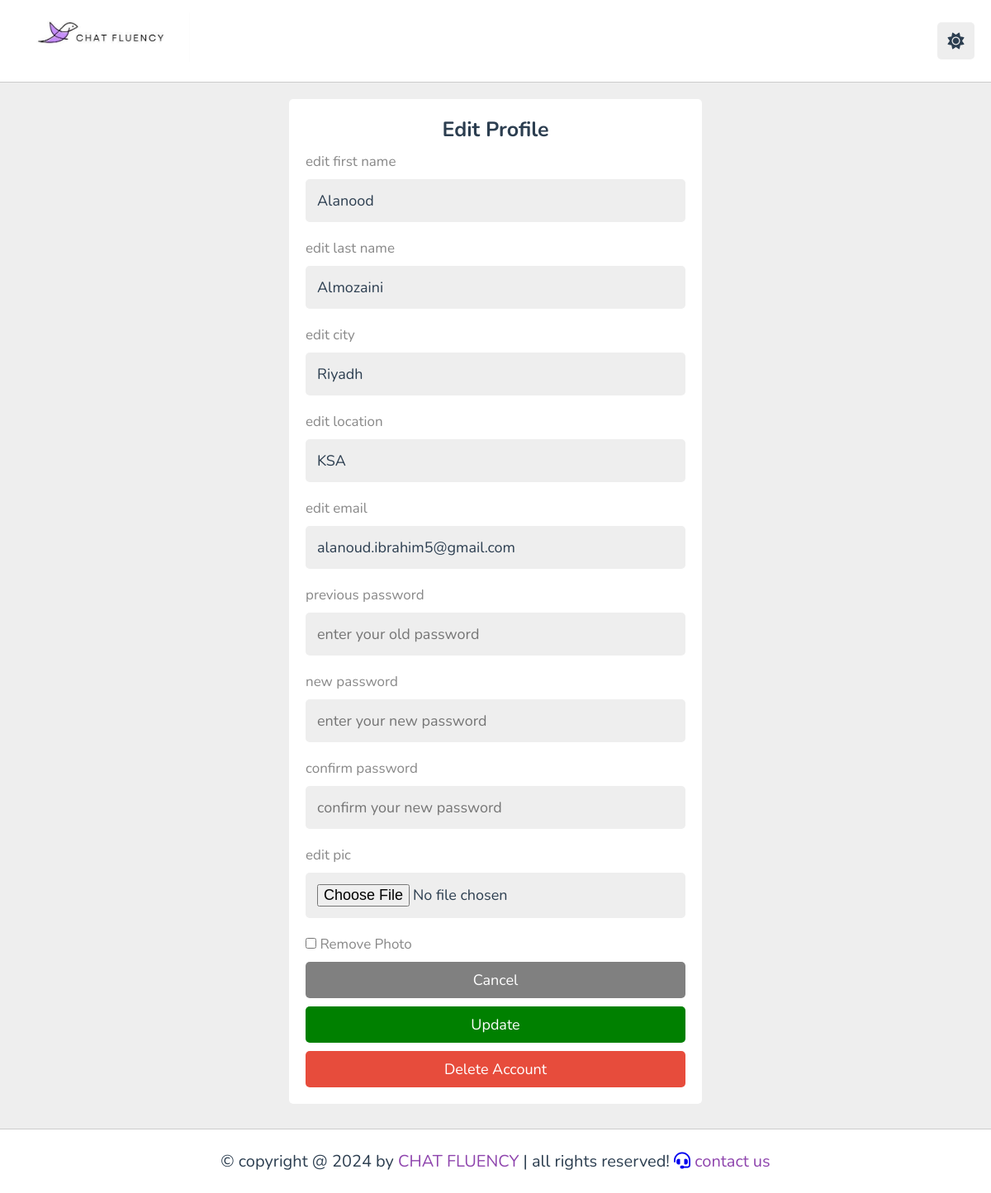
The page /updateLearner.php (signed in) on the database its author committed.
### tables this page shows
CREATE TABLE `languagelearners` (
  `LearnerID` int(11) NOT NULL,
  `FirstName` varchar(15) NOT NULL,
  `LastName` varchar(15) NOT NULL,
  `Email` varchar(30) NOT NULL,
  `Password` varchar(50) NOT NULL,
  `Photo` varchar(255) DEFAULT NULL,
  `City` varchar(20) DEFAULT NULL,
  `Location` varchar(100) DEFAULT NULL,
  `User_Role` enum('learner','partner') NOT NULL DEFAULT 'learner'
);

### connect.php (called while the page is built, shortened)
<?php
class Connect {
    private $servername = "localhost";
    private $username = "root";
    private $password = "";
    private $dbname = "chatfluency";
    public function __construct() {
        $this->conn = mysqli_connect($this->servername, $this->username, $this->password, $this->dbname);
    }
}
?>

### updateLearner.php (the view, shortened to what this page needs)
<?php
include 'connect.php';
$connection = new connect();
if(isset($_COOKIE['user_id'])){
   $user_id = $_COOKIE['user_id'];
}else{
   $user_id = '';
  header('location:login.php');
}
$select_user = $connection->conn->prepare("SELECT * FROM languagelearners WHERE LearnerID = ? LIMIT 1");
$select_user->bind_param("i", $user_id);
$select_user->execute();
$fetch_user = $select_user->get_result()->fetch_assoc();
?>
<!DOCTYPE html>
<html lang="en">
<head>
   <link rel="stylesheet" href="https://cdnjs.cloudflare.com/ajax/libs/font-awesome/6.1.2/css/all.min.css">
   <link rel="stylesheet" href="style.css">
</head>
<body>
   <header class="header">
      <div class="flex">
         <a href="profileLearner.html" class="logo"> <img src = "images/logo.jpg" width="210" height="60" alt="logo"></a>
         <div class="icons">
            <div id="toggle-btn" class="fas fa-sun"></div>
         </div>
      </div>
   </header>
<section class="form-container">
   <form id= profile-form method="post" enctype="multipart/form-data">
      <h3>Edit profile</h3>
      <p>edit first name</p>
      <input id= "first-name-input" type="text"name="FirstName" value="<?= $fetch_user['FirstName']; ?>" placeholder="Enter your first name" maxlength="50" class="box">
      <p>edit last name</p>
      <input id="last-name-input" type="text" name="LastName" placeholder="Enter your last name" value="<?= $fetch_user['LastName']; ?>" maxlength="50" class="box">
      <p>edit city</p>
      <input id="city-input" type="text"name="City" placeholder="Enter your city" value="<?= $fetch_user['City']; ?>" maxlength="50" class="box">
      <p>edit location</p>
      <input id="location-input" type="text" name="Location" placeholder="Enter your location" value="<?= $fetch_user['Location']; ?>" maxlength="50" class="box">
      <p>edit email</p>
      <input id="email-input" type=email name="Email" placeholder="Enter your email" value="<?= $fetch_user['Email']; ?>" maxlength="50" class="box">
      <p>previous password</p>
      <input id="old-pass-input"  name="old_pass" placeholder="enter your old password" maxlength="20" class="box">
      <p>new password</p>
      <input id="new-pass-input" type="password" name="new_pass" placeholder="enter your new password" maxlength="20" class="box">
      <p>confirm password</p>
      <input id="confirm-pass-input" type="password" name="cpass" placeholder="confirm your new password" maxlength="20" class="box">
      <p>edit pic</p>
      <input id="pic-input" value="<?= $fetch_user['Photo']; ?>" name="Photo" type="file" accept="image/*" class="box">
      <p>
    <input id="remove-photo" type="checkbox" name="remove_photo">
    <label for="remove-photo">Remove Photo</label>
    </p>
      <input  type="submit" id="cancel-btn" value="cancel" name="cancel" class="option-btn">
      <input type="submit" id="update-btn" value="update" name="submit" class="btn">
      <input type="submit" id="delete-btn" onclick="ConfirmDelete()" value="delete account" name="deleteacc" class="delete-btn">
   </form>
</section>
<footer class="footer">
   &copy; copyright @ 2024 by <span>CHAT FLUENCY</span> | all rights reserved!
   <a href="contact_learner.php"><i class="fas fa-headset"></i><span> contact us</span></a>
</footer>
</body>
</html>

### style.css (style rules this page uses)
:root { --main-color:#8e44ad; --red:#e74c3c; --orange:#f39c12; --light-color:#888; --light-bg:#eee; --black:#2c3e50; --white:#fff; --border:.1rem solid rgba(0,0,0,.2); }
* { font-family: 'Nunito', sans-serif; margin:0; padding:0; box-sizing: border-box; outline: none; border:none; text-decoration: none; }
html { font-size: 62.5%; overflow-x: hidden; }
body { background-color: var(--light-bg); padding-left: 30rem; }
section { padding:2rem; margin: 0 auto; max-width: 1200px; }
.inline-btn, .inline-option-btn, .inline-delete-btn, .btn, .delete-btn, .option-btn { border-radius: .5rem; color:#fff; font-size: 1.8rem; cursor: pointer; text-transform: capitalize; padding:1rem 3rem; text-align: center; margin-top: 1rem; }
.btn, .delete-btn, .option-btn { display: block; width: 100%; }
.btn, .inline-btn { background-color: var(--main-color); }
.option-btn, .inline-option-btn { background-color:var(--orange); }
.delete-btn, .inline-delete-btn { background-color: var(--red); }
.header { position: sticky; top:0; left:0; right: 0; background-color: var(--white); z-index: 1000; border-bottom: var(--border); }
.header .flex { display: flex; align-items: center; justify-content: space-between; position: relative; padding: 1.5rem 2rem; }
.header .flex .logo { font-size: 2.5rem; color: var(--black); }
.header .flex .icons div { font-size: 2rem; color:var(--black); background-color: var(--light-bg); border-radius: .5rem; height: 4.5rem; width: 4.5rem; line-height: 4.5rem; cursor: pointer; text-align: center; margin-left: .7rem; }
.form-container { min-height: calc(100vh - 20rem); display: flex; align-items: center; justify-content: center; }
.form-container form { background-color: var(--white); border-radius: .5rem; padding: 2rem; width: 50rem; }
.form-container form h3 { font-size: 2.5rem; text-transform: capitalize; color: var(--black); text-align: center; }
.form-container form p { font-size: 1.7rem; color: var(--light-color); padding-top: 1rem; }
.form-container form .box { font-size: 1.8rem; color: var(--black); border-radius: .5rem; padding: 1.4rem; background-color: var(--light-bg); width: 100%; margin: 1rem 0; }
.footer { background-color: var(--white); border-top: var(--border); position: sticky; bottom: 0; left: 0; right: 0; text-align: center; font-size: 2rem; padding:2.5rem 2rem; color:var(--black); margin-top: 1rem; z-index: 1000; }
.footer span { color:var(--main-color); }
@media (max-width:1200px) { body { padding-left: 0; } }

### updateLearner.php (style rules this page uses)
.option-btn { background-color: gray; }
.btn { background-color: green; }

### rows shown on the page
languagelearners: FirstName "Alanood", LastName "Almozaini", City "Riyadh", Location "KSA", Email "alanoud.ibrahim5@gmail.com"
